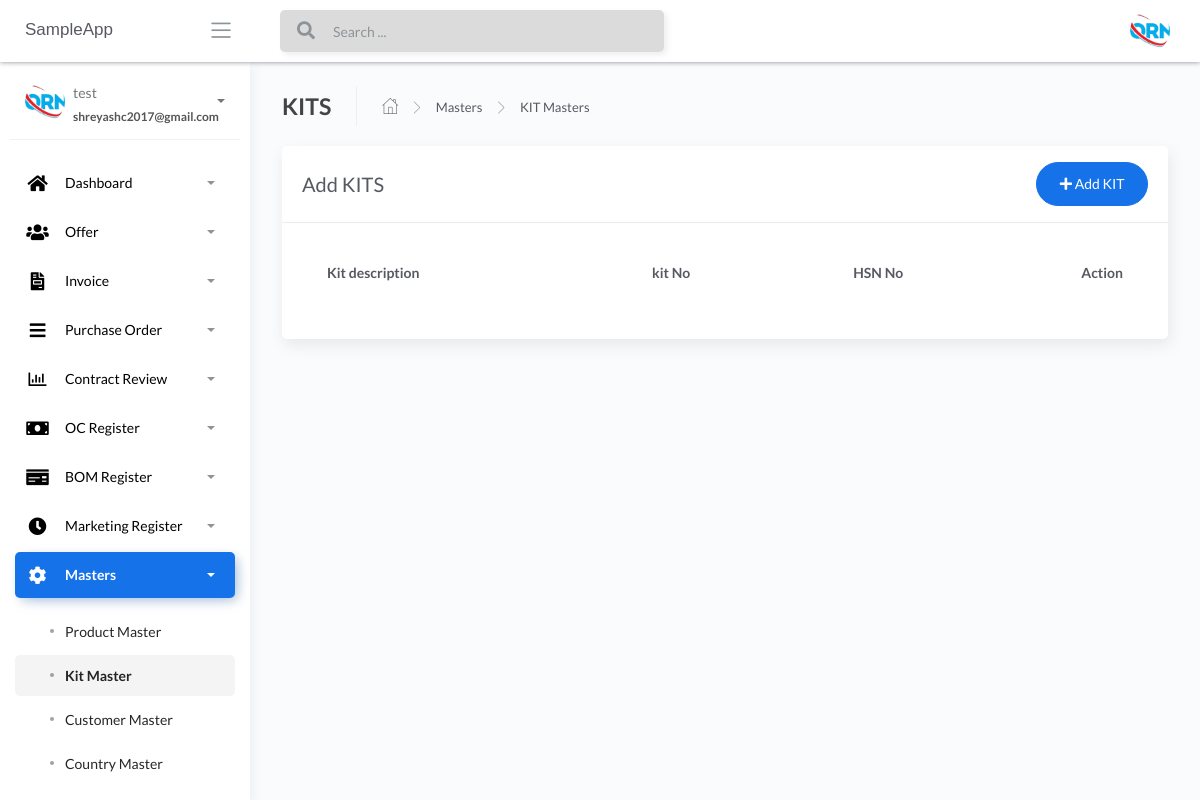
Before: /Kit-masters (signed in) with the older database file.
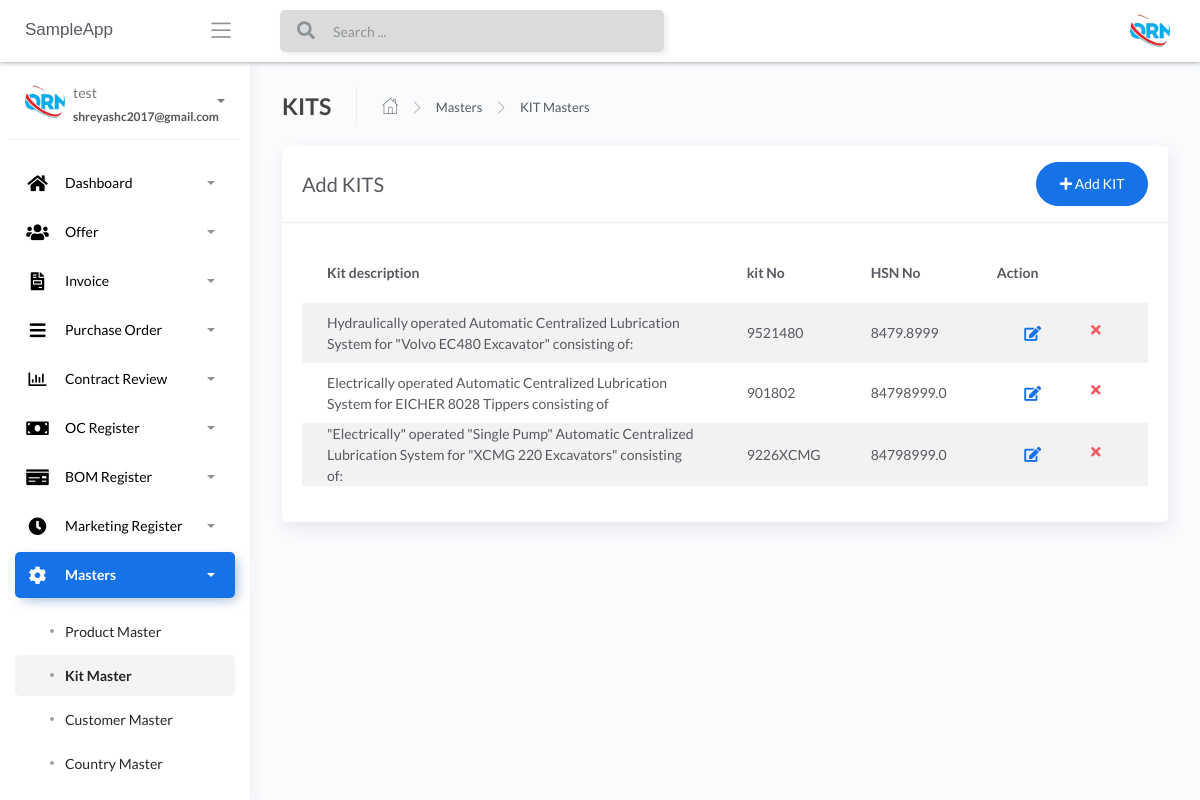
After: the same page with the newer database file.
### apps/home/models.py (models this page shows, shortened)
class KitMaster(db.Model):
    __tablename__ = "kitmaster"
    id = db.Column(db.Integer, primary_key=True)
    kit_description = db.Column(db.String())
    kit_no = db.Column(db.INT())
    hsn_code = db.Column(db.Float())
    lubricant_points = db.Column(db.INT())
    kit_products = db.Column(db.String())

### apps/home/routes.py (the view)
@blueprint.route('/Kit-masters')
@login_required
def kit_masters():
    if request.method == 'GET':
        users = KitMaster.query.all()
        return render_template('home/Kit-masters.html', users=users, segment='Kit-masters')

### apps/__init__.py (called while the page is built)
def configure_database(app):
    @app.before_first_request
    def initialize_database():
        db.create_all()
    @app.teardown_request
    def shutdown_session(exception=None):
        db.session.remove()

### apps/authentication/models.py (called while the page is built)
@login_manager.user_loader
def user_loader(id):
    return Users.query.filter_by(id=id).first()

### apps/templates/home/Kit-masters.html (shortened to what this page needs)
{% extends "layouts/base.html" %}
{% block content %}
	<div class="content">
		<div class="page-inner">
			<div class="page-header">
				<h4 class="page-title">KITS</h4>
				<ul class="breadcrumbs">
					<li class="nav-home">
						<a href="#">
							<i class="flaticon-home"></i>
						</a>
					</li>
					<li class="separator">
						<i class="flaticon-right-arrow"></i>
					</li>
					<li class="nav-item">
						<a href="#">Masters</a>
					</li>
					<li class="separator">
						<i class="flaticon-right-arrow"></i>
					</li>
					<li class="nav-item">
						<a href="#">KIT Masters</a>
					</li>
				</ul>
			</div>
			<div class="row">
				<div class="col-md-12">
					<div class="card">
						<div class="card-header">
							<div class="d-flex align-items-center">
								<h4 class="card-title">Add KITS</h4>
							<a href="/add-kits" class="ml-auto">
								<button class="btn btn-primary btn-round ml-auto" data-toggle="modal"
									data-target="#addRowModal">
									<i class="fa fa-plus"></i>
									Add KIT
								</button>
							</a>
							</div>
						</div>
						<div class="card-body">
							<div class="table-responsive">
								<table id="add-row" class="display table table-striped table-hover" >
									<thead>
										<tr>
											<th>Kit description</th>
											<th>kit No</th>
											<th>HSN No</th>
											<th style="width: 10%">Action</th>
										</tr>
									</thead>
									<tbody>
										{% for user in users %}
											<tr
											{% if loop.index %2==0 %}
											{% else %}
											{% endif %}
											>
											<td>{{user.kit_description}}</td>
											<td>{{user.kit_no}}</td>
											<td>{{user.hsn_code}}</td>
											<td>
											<div class="form-button-action">
											<span style="font-size: 24px;color:green;">
											<a href="/{{user.id}}/editkit" type="button" data-toggle="tooltip" title="" class="btn btn-link btn-primary btn-lg" data-original-title="Edit Task"> <i class="fas fa-edit" ></i></a>
											</span>
											<span style="font-size: 24px;color:red;">
											<a href="/{{user.id}}/deletekit" type="button" data-toggle="tooltip" title="" class="btn btn-link btn-danger" data-original-title="Remove"> <i class="fas fa-times"></i></a>
											</span>
											</div>
											</td>
										</tr>
									{% endfor %}
									</tbody>
								</table>
							</div>
						</div>
					</div>
				</div>
			</div>
		</div>
	</div>
{% endblock content %}

Changed rows visible on the page:
added KitMaster: kit_description "Hydraulically operated Automatic Centralized Lubrication System for \"Volvo EC480 Excavator\" consisting of:", kit_no "9521480", hsn_code "8479.8999"
added KitMaster: kit_description "Electrically operated Automatic Centralized Lubrication System for EICHER 8028 Tippers consisting of", kit_no "901802", hsn_code "84798999.0"
added KitMaster: kit_description "\"Electrically\" operated \"Single Pump\" Automatic Centralized Lubrication System for \"XCMG 220 Excavators\" consisting of:", kit_no "9226XCMG", hsn_code "84798999.0"
